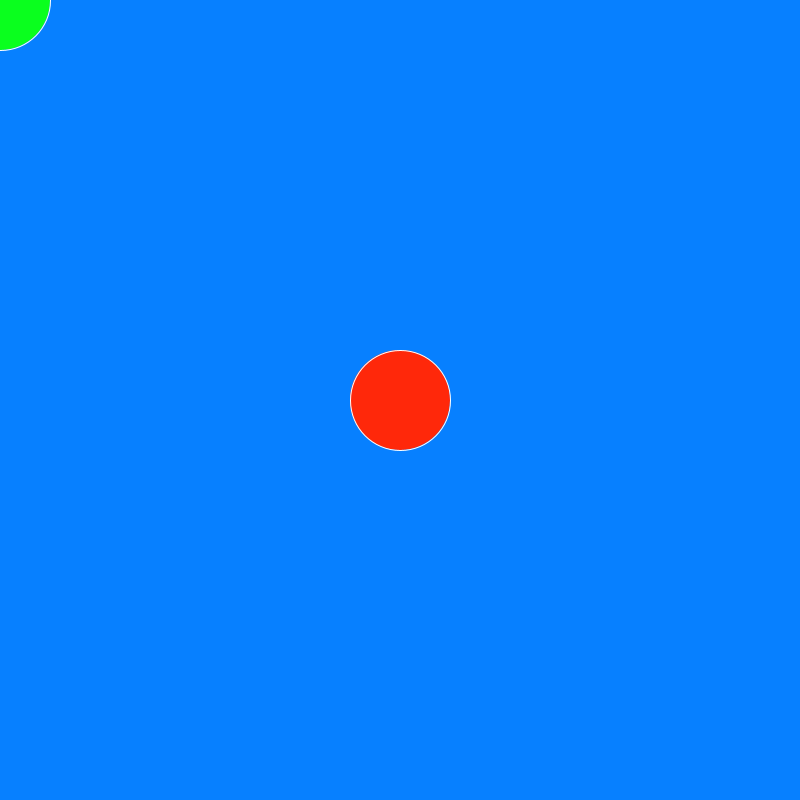
Frame 1 (no input)
Frame 60 (the mouse pressed at the canvas centre just before this capture): identical to frame 1, image omitted
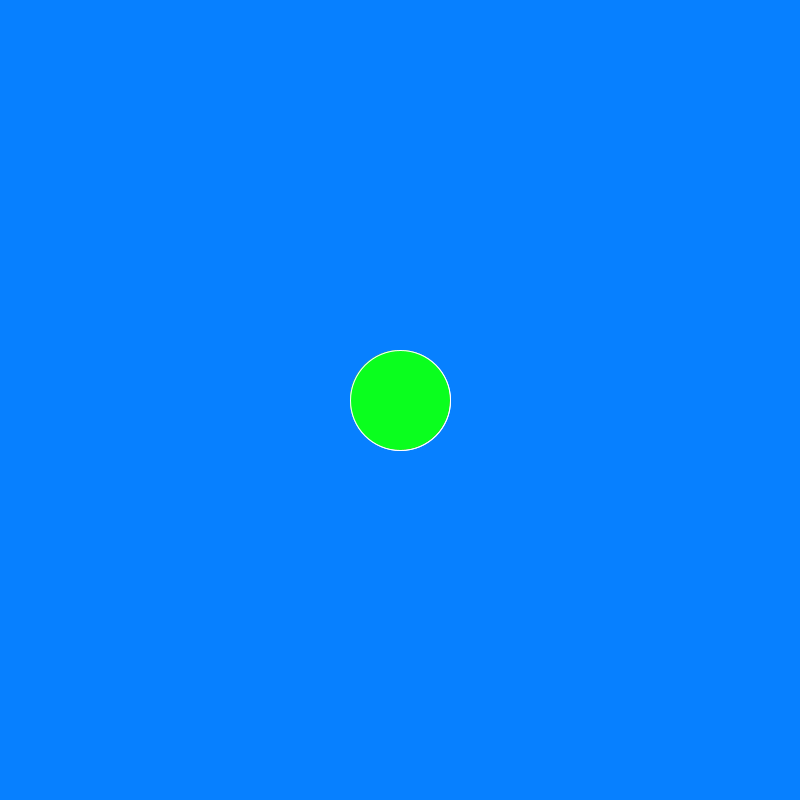
Frame 120 (the mouse held since frame 60 and released just before this capture)

The Processing sketch that drew these frames (run headless with seeded random() and noise(); from frame 60 on, the mouse is pressed at the canvas centre):

// Processing sketch: color_blendMode
// ── color_blendMode.pde
//https://processing.org/reference/blendMode_.html

void setup() {
  size(800, 800);
  // How colros interact when overlaps? Try to uncomment one of these lines
  //blendMode(MULTIPLY);
  //blendMode(ADD);
  //blendMode(SUBTRACT);
  //blendMode(BLEND);
  //blendMode(DARKEST);
}

void draw() {
  // 1)
  background(#0780FF);
  // contours
  stroke(255);// sets the stroke color to white
  
  // shape
  fill(255, 40, 10);
  circle(width/2, height/2, 100);
  
  // circle at mouse position
  fill(10, 255, 30);
  circle(mouseX, mouseY, 100);
}
